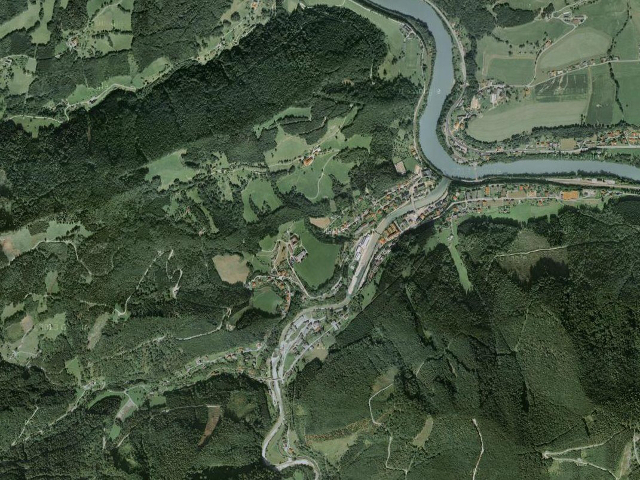
%> input picture examples/example/ColorSegmentationExample/Input.jpg, 640 x 480 px
$ octave webinar_script.m   (GNU Octave 9; MATLAB toolbox functions it lacks are replaced by stand-ins)
%> lines starting %> are read from the running program, lines starting %| are printed output that depends on the picture
% %webinar_script.m
%
% % Copyright 2003-2010 The MathWorks, Inc.
%
% clear variables, close all      % clean slate
%
% %----------------------------------------------------------------------
% % Step 1. Explore Image Acquisition hardware inside MATLAB
% %----------------------------------------------------------------------
% % If you do NOT have the Image Acquisition Toolbox, skip to step 3;
% % otherwise, the following code will mostly error.
% % See the MathWorks website to request a trial:
% % <http://www.mathworks.com/web_downloads/>
% %----------------------------------------------------------------------
%
% % query hardware - installed adaptors?
% info = imaqhwinfo
%
% % query adaptor - available devices?
% adaptor_info = imaqhwinfo('winvideo')
%
% % query device - default constructor?
% device_info = imaqhwinfo('winvideo',1)
%
% % device info - supported formats?
% device_info.SupportedFormats'
%
% %----------------------------------------------------------------------
% % Step 2. Acquire video/image data directly into MATLAB
% %----------------------------------------------------------------------
%
% % connect device (default constructor)
% vid = eval(device_info.ObjectConstructor)
%
% % configure device using property inpsector
% inspect(vid)
%
% % examine device properties programmatically
% get(vid,'FramesPerTrigger')
%
% % configure device properties programmatically
% set(vid,'FramesPerTrigger',4)
%
% % configure source properties
% src = getselectedsource(vid)
% inspect(src)
%
% % preview video (set up camera focus, lighting, etc)
% preview(vid)
%
% % get snapshot
% frame = getsnapshot(vid);
% imshow(frame)
%
% % start acquisition, get data & display frames
% start(vid)
% frames = getdata(vid);
% imaqmontage(frames)
%
% % skip first frames
% set(vid,'TriggerFrameDelay',2)
% start(vid)
% frames = getdata(vid);
% imaqmontage(frames)
%
% % save image to file
% imwrite(frames(:,:,:,end),'last_frame.png','png')
%
% % clean up
% delete(vid)         % remove video object
% clear variables     % empty workspace of variables
% close all           % close all figure windows

%----------------------------------------------------------------------
% Step 3. Perform color based segmentation
%----------------------------------------------------------------------
% If you do NOT have version 4.0 of the Image Processing Toolbox,
% then some of the following code will not execute without errors.
% See the MathWorks website to request a trial:
% <http://www.mathworks.com/web_downloads/>
%----------------------------------------------------------------------

% load image (colorful fabric acquired with frame grabber and camera)
rgb = imread('Input.jpg');     % Matrox frame grabber + Pulnix camera
%> rgb is the input picture: size 480x640x3 uint8; mean R, G, B 69.2, 84.2, 63.8
imshow(rgb)

% explore color content using image viewer
imtool(rgb)

% smooth image (reduce noise/color variation)
rgb = imfilter(rgb,ones(3,3)/9);
imtool(rgb)

% view image and RGB layers (nonuniform illumination)
figure(1), set(1,'position',[99 79 826 589])
subplot(2,2,1), subimage(rgb), title('fabric image'), axis off
subplot(2,2,2), map=gray(256); map(:,2:3)=0; subimage(rgb(:,:,1),map), title('red layer'), axis off
subplot(2,2,3), map=gray(256); map(:,[1 3])=0; subimage(rgb(:,:,2),map), title('green layer'), axis off
subplot(2,2,4), map=gray(256); map(:,1:2)=0; subimage(rgb(:,:,3),map), title('blue layer'), axis off
%> after `subimage(rgb(:,:,3),map)`:
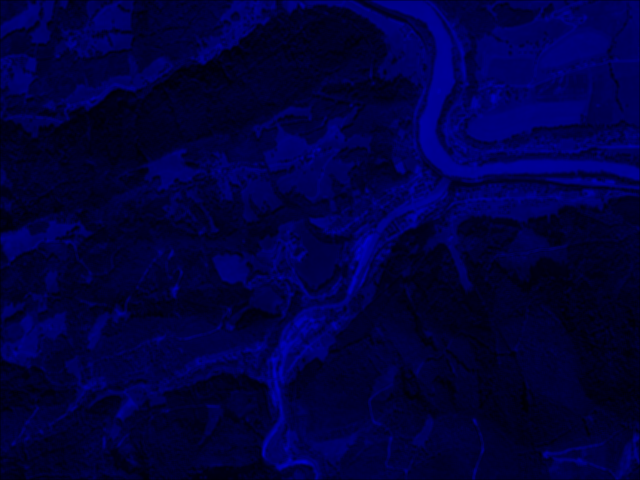
%> displayed picture: size 480x640x3, on the screen's scale of 0 to 255; mean R, G, B 0, 0, 63.7

% RGB histograms (poor separability)
figure(1), set(1,'position',[452 68 560 420])
%> after `set(1,'position',[452 68 560 420])`:
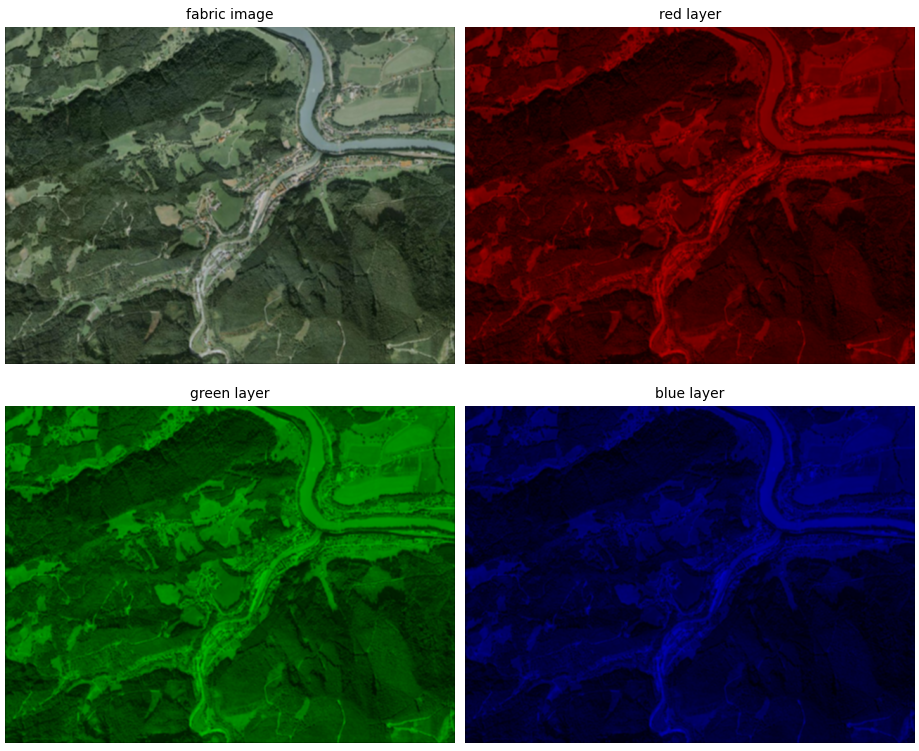
%> figure redrawn from the program's plot data, 4 panels
figure(2), set(2,'position',[16 269 560 420])
c='rgb';
for i=1:3
  n=hist(reshape(double(rgb(:,:,i)),[480*640 1]),0.5:256);
  line(0:255,n,'color',c(i))
end
axis tight, xlim([0 255]), box on
xlabel intensity, ylabel population, title histograms
%> after `title histograms`:
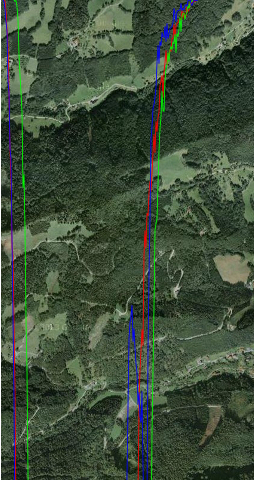
%> figure redrawn from the program's plot data; its title reads 'histograms'

% convert image to L*a*b* color space (transform)
cform = makecform('srgb2lab');
lab = applycform(rgb,cform);
%> lab: size 480x640x3 uint8; mean of channels 1, 2, 3 85.5, 118.6, 137.9

% view components (note illumination free)
figure(1), figure(2)
subplot(2,2,1), subimage(rgb), title('fabric image'), axis off
subplot(2,2,2), subimage(lab(:,:,1)), title('L* layer'), axis off
%> after `subimage(lab(:,:,1))`:
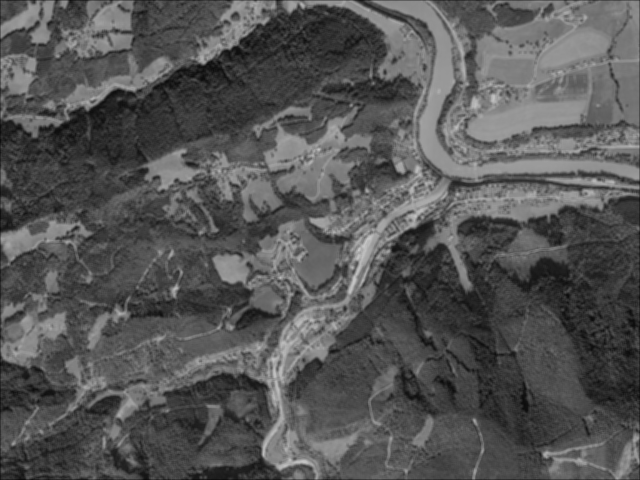
%> displayed picture: size 480x640, on the screen's scale of 0 to 255; min 11, max 200, mean 85.5
subplot(2,2,3), map=gray(256); map(:,3)=0; map(:,2)=map(end:-1:1,2); subimage(lab(:,:,2),map), title('a* layer'), axis off
%> after `subimage(lab(:,:,2),map)`:
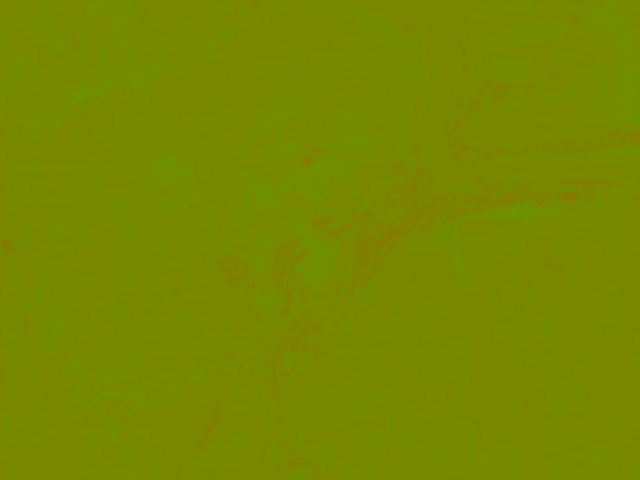
%> displayed picture: size 480x640x3, on the screen's scale of 0 to 255; mean R, G, B 118.6, 136.4, 0
subplot(2,2,4), map=gray(256); map(:,3)=map(end:-1:1,3); subimage(lab(:,:,3),map), title('b* layer'), axis off
%> after `subimage(lab(:,:,3),map)`:
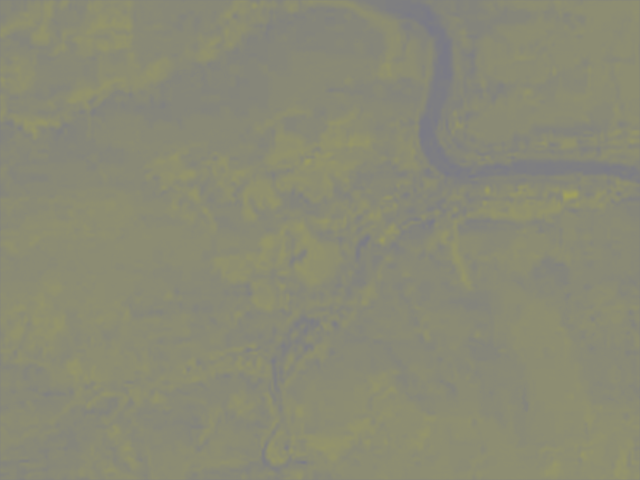
%> displayed picture: size 480x640x3, on the screen's scale of 0 to 255; mean R, G, B 137.9, 137.9, 117.1
%> after `axis off`:
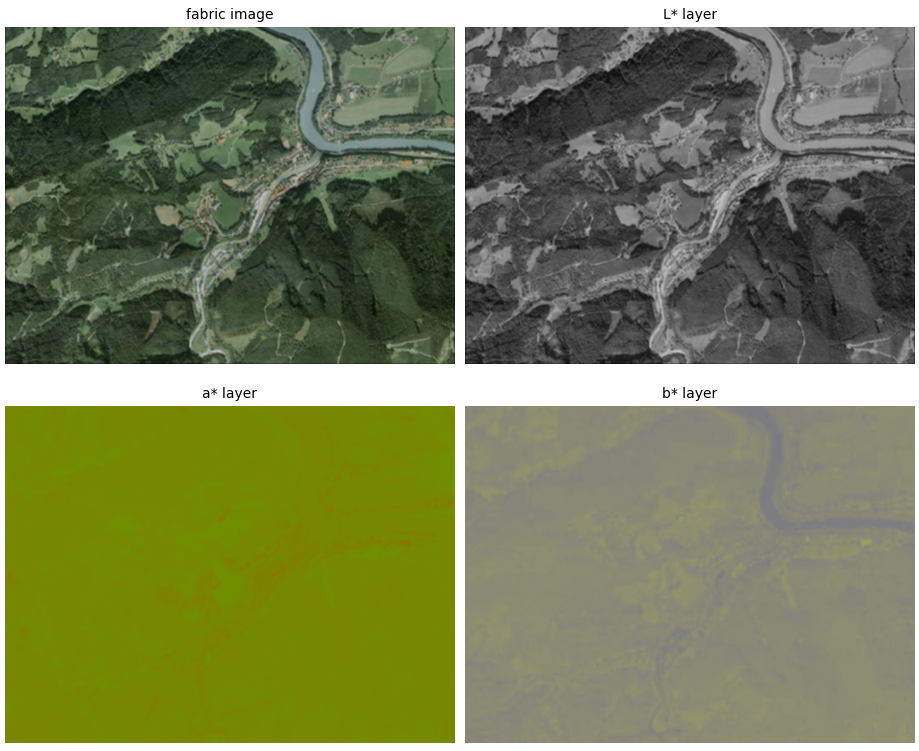
%> figure redrawn from the program's plot data, 4 panels

% select polygon region of interest
%> (the run ends here)
